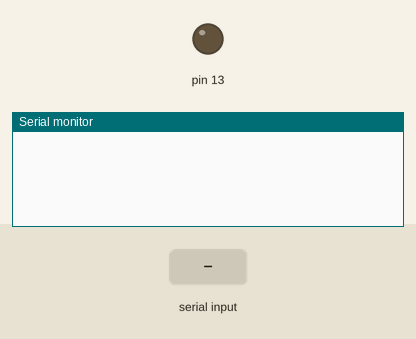
A sketch run on a simulated Arduino Uno, built with avr-gcc and run on an emulated ATmega328P. On the bench: output pins drawn as LEDs (lit = HIGH), the last lines printed to the serial monitor. The test bench sets the inputs (shaded band).

Above: at 1.2 s.
1.3 s: "a" received over Serial
At 2.1 s:
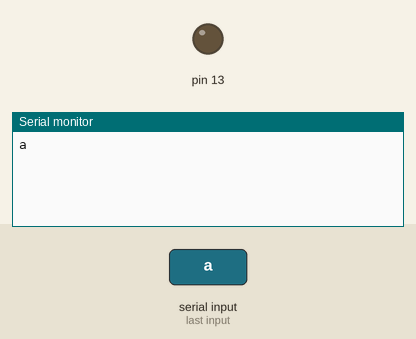
2.8 s: "d" received over Serial
At 3.8 s:
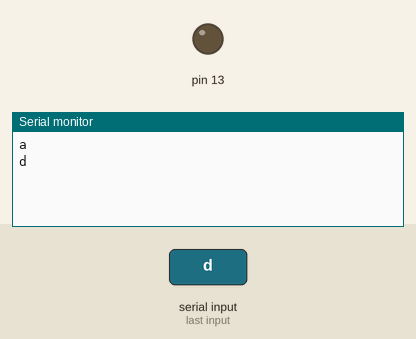
4.3 s: "1" received over Serial
At 4.9 s:
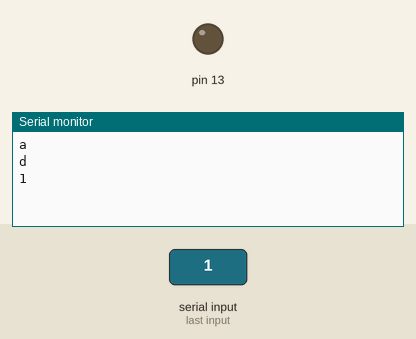

Measured:
- after the input at 1.3 s, the serial monitor: prints a new line after 0.05 s (image 1)
- after the input at 2.8 s, the serial monitor: prints a new line at once (image 2)
- after the input at 4.3 s, the serial monitor: prints a new line at once (image 3)

The sketch:

bluetooth.ino
```cpp
void setup() {
  // put your setup code here, to run once:
  Serial.begin(9600);
  pinMode(13, OUTPUT);

}

void loop() {
  // put your main code here, to run repeatedly:
  if (Serial.available()>0){
    char data = Serial.read();
    switch(data){
      case 'a' : digitalWrite(13, HIGH);
      case 'd' : digitalWrite(13, LOW);
      default : break;
    }
    Serial.println(data);
  }
  delay(50);

}
```
